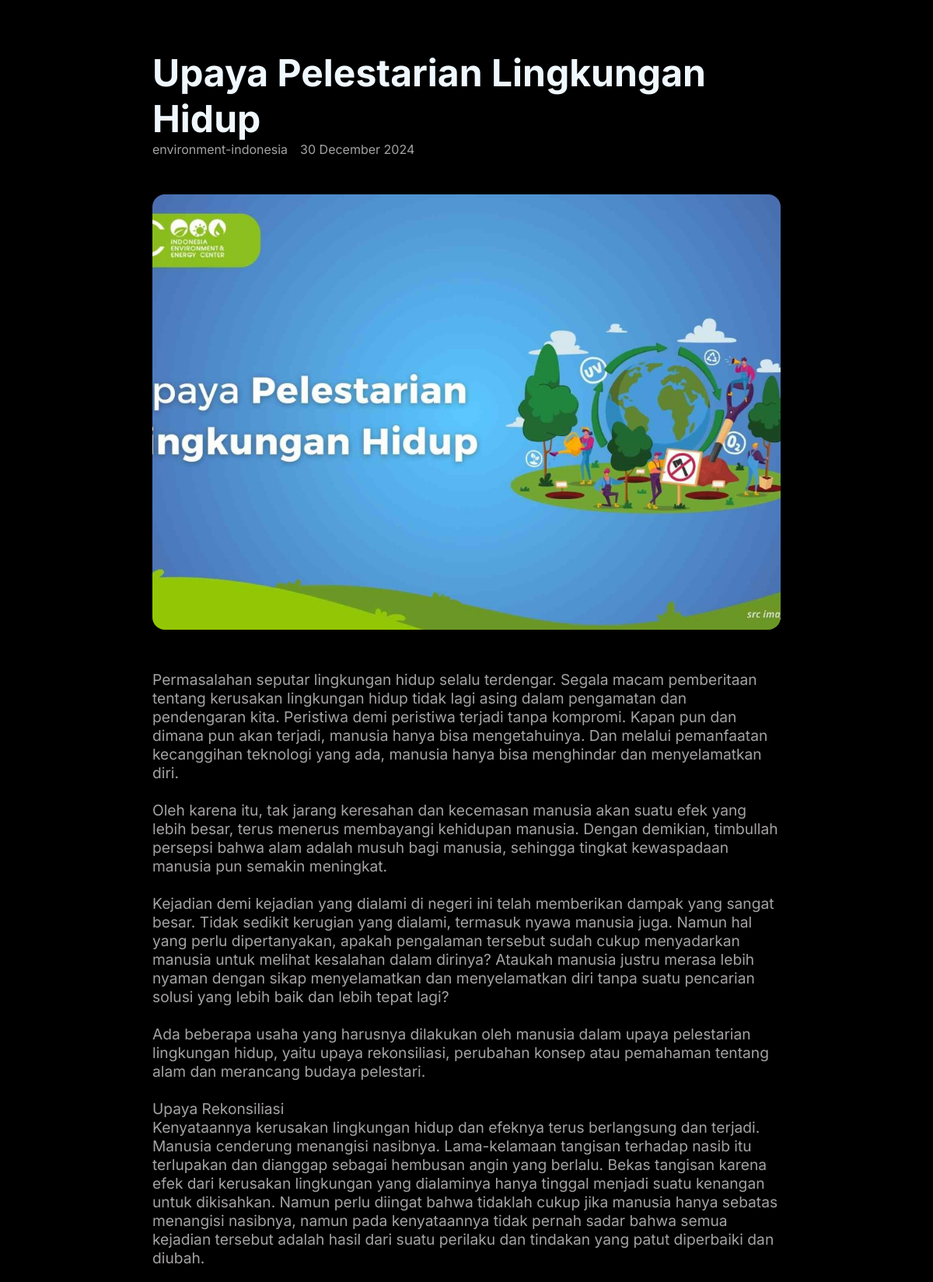
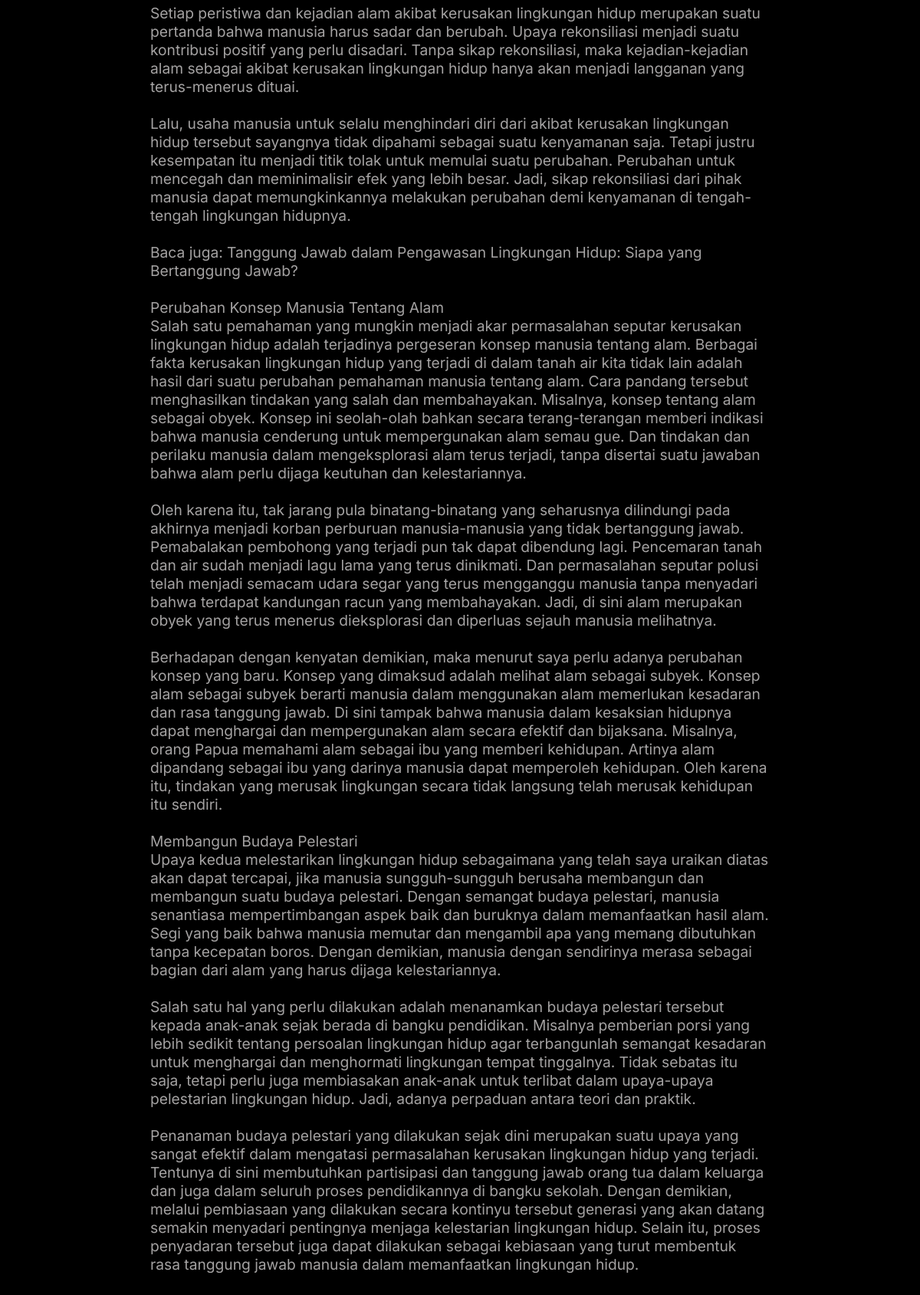
Screenshot of /detail_artikel.php?id=26 with the database file from the repository (2 pictures, top to bottom).
### tables this page shows
CREATE TABLE `artikel` (
  `id` int(11) NOT NULL AUTO_INCREMENT,
  `judul` varchar(255) NOT NULL,
  `gambar_artikel` varchar(255) DEFAULT NULL,
  `deskripsi_gambar` varchar(255) DEFAULT NULL,
  `penulis` varchar(255) NOT NULL,
  `deskripsi_sampul` text NOT NULL,
  `isi_deskripsi` text NOT NULL,
  `tanggal_publikasi` varchar(100) NOT NULL,
  PRIMARY KEY (`id`)
);

### detail_artikel.php (the view, shortened to what this page needs)
<?php
require_once 'config/connection.php';
$id = isset($_GET['id']) ? $_GET['id'] : null;
$sql = "SELECT id, judul, gambar_artikel,deskripsi_gambar, penulis, isi_deskripsi, tanggal_publikasi FROM Artikel WHERE id = ?";
$stmt = $conn->prepare($sql);
$stmt->bind_param("i", $id);
$stmt->execute();
$result = $stmt->get_result();
$artikel = $result->fetch_assoc();
?>
<!DOCTYPE html>
<html lang="en">
<head>
    <link rel="stylesheet" href="public/css/detail_artikel.css">
</head>
<body>
    <div class="artikel-container">
        <article>
            <div class="artikel-header">
                <h1><?= htmlspecialchars($artikel['judul']); ?></h1>
                <div class="biodata-penulis">
                    <p><?= htmlspecialchars($artikel['penulis']); ?></p>
                    <?php if (isset($artikel['tanggal_publikasi'])): ?>
                        <p><?= date('d F Y', strtotime($artikel['tanggal_publikasi'])); ?></p>
                    <?php endif; ?>
                </div>
                <img src="<?= $artikel['gambar_artikel']; ?>" alt="<?= $artikel['judul']; ?>">
            </div>
            <div class="artikel-content">
                <p class="deskripsi"><?= nl2br(htmlspecialchars($artikel['isi_deskripsi'])); ?></p>
            </div>
        </article>
    </div>
</body>
</html>

### public/css/detail_artikel.css (style rules this page uses)
html { scroll-behavior: smooth; }
* { margin: 0; padding: 0; box-sizing: border-box; }
body { color: aliceblue; font-family: Inter; background-color: #000; }
.artikel-container { width: 70%; padding: 1rem; margin: 1rem auto; }
.artikel-container h1 { margin-top: 2rem; font-size: 3rem; font-family: Inter; }
.artikel-header .biodata-penulis { display: flex; align-items: center; gap: 1rem; margin-bottom: 3rem; }
.artikel-header img { border-radius: 1rem; width: 100%; height: 70vh; object-fit: cover; margin-bottom: 3rem; }
.artikel-header p { color: rgb(164, 162, 162); }
.artikel-container .deskripsi { color: rgb(164, 162, 162); font-size: 1.2rem; }

### rows the page displays
artikel: judul "Upaya Pelestarian Lingkungan Hidup", penulis "environment-indonesia", tanggal_publikasi "30 December 2024", gambar_artikel (picture), isi_deskripsi "Permasalahan seputar lingkungan hidup selalu terdengar. Segala macam pemberitaan tentang kerusakan lingkungan hidup tidak lagi asing dalam pengamatan dan pendengaran kita. Peristiwa demi peristiwa terjadi tanpa kompromi. Kapan pun dan dimana pun akan terjadi, manusia hanya bisa mengetahuinya. Dan melalui pemanfaatan kecanggihan teknologi yang ada, manusia hanya bisa menghindar dan menyelamatkan diri. Oleh karena itu, tak jarang keresahan dan kecemasan manusia akan suatu efek yang lebih besar, terus menerus membayangi kehidupan manusia. Dengan demikian, timbullah persepsi bahwa alam adalah musuh bagi manusia, sehingga tingkat kewaspadaan manusia pun semakin meningkat. Kejadian demi kejadian…"
